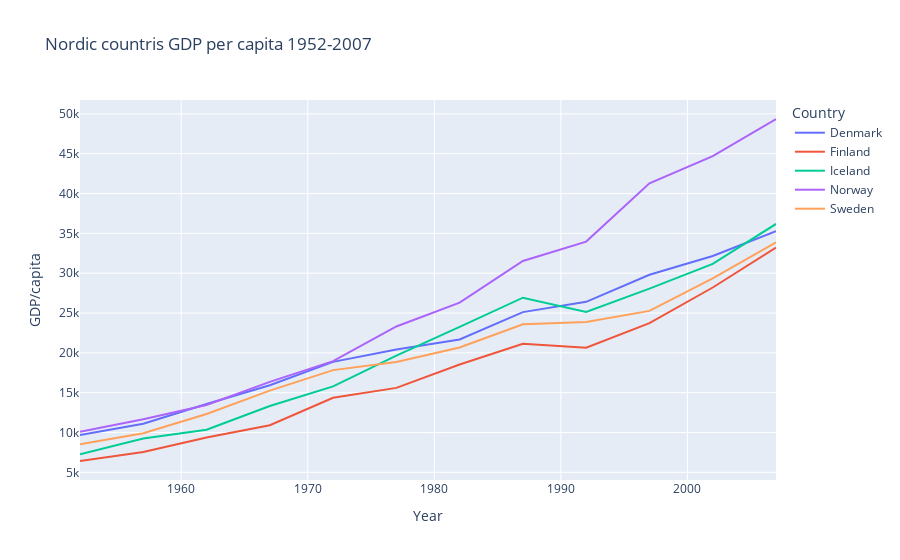

Here is the notebook cell this chart was saved with:
### Markdown cell above
format> shif+alt+F

### Code cell
fig = px.line(nordic, x="year", y="gdpPercap", color="country", title="Nordic countris GDP per capita 1952-2007",
              labels=dict(gdpPercap="GDP/capita", year="Year", country="Country"))
fig.update_layout(hovermode="x")
fig.update_xaxes(showspikes=True,
                 spikedash="solid",
                 spikemode="across",
                 spikecolor="green",
                 spikesnap="cursor"
                 )

### Figure 1 — Plotly figure (JSON) as saved in the notebook; plotly's stock layout.template omitted (floating-point values rounded to 4 significant figures)
{"data": [{"hovertemplate": "Country=Denmark<br>Year=%{x}<br>GDP/capita=%{y}<extra></extra>", "legendgroup": "Denmark", "line": {"color": "#636efa", "dash": "solid"}, "marker": {"symbol": "circle"}, "mode": "lines", "name": "Denmark", "orientation": "v", "showlegend": true, "type": "scatter", "x": [1952, 1957, 1962, 1967, 1972, 1977, 1982, 1987, 1992, 1997, 2002, 2007], "xaxis": "x", "y": [9692.0, 11100.0, 13580.0, 15940.0, 18870.0, 20420.0, 21690.0, 25120.0, 26410.0, 29800.0, 32170.0, 35280.0], "yaxis": "y"}, {"hovertemplate": "Country=Finland<br>Year=%{x}<br>GDP/capita=%{y}<extra></extra>", "legendgroup": "Finland", "line": {"color": "#EF553B", "dash": "solid"}, "marker": {"symbol": "circle"}, "mode": "lines", "name": "Finland", "orientation": "v", "showlegend": true, "type": "scatter", "x": [1952, 1957, 1962, 1967, 1972, 1977, 1982, 1987, 1992, 1997, 2002, 2007], "xaxis": "x", "y": [6425.0, 7545.0, 9372.0, 10920.0, 14360.0, 15610.0, 18530.0, 21140.0, 20650.0, 23720.0, 28200.0, 33210.0], "yaxis": "y"}, {"hovertemplate": "Country=Iceland<br>Year=%{x}<br>GDP/capita=%{y}<extra></extra>", "legendgroup": "Iceland", "line": {"color": "#00cc96", "dash": "solid"}, "marker": {"symbol": "circle"}, "mode": "lines", "name": "Iceland", "orientation": "v", "showlegend": true, "type": "scatter", "x": [1952, 1957, 1962, 1967, 1972, 1977, 1982, 1987, 1992, 1997, 2002, 2007], "xaxis": "x", "y": [7268.0, 9244.0, 10350.0, 13320.0, 15800.0, 19650.0, 23270.0, 26920.0, 25140.0, 28060.0, 31160.0, 36180.0], "yaxis": "y"}, {"hovertemplate": "Country=Norway<br>Year=%{x}<br>GDP/capita=%{y}<extra></extra>", "legendgroup": "Norway", "line": {"color": "#ab63fa", "dash": "solid"}, "marker": {"symbol": "circle"}, "mode": "lines", "name": "Norway", "orientation": "v", "showlegend": true, "type": "scatter", "x": [1952, 1957, 1962, 1967, 1972, 1977, 1982, 1987, 1992, 1997, 2002, 2007], "xaxis": "x", "y": [10100.0, 11650.0, 13450.0, 16360.0, 18970.0, 23310.0, 26300.0, 31540.0, 33970.0, 41280.0, 44680.0, 49360.0], "yaxis": "y"}, {"hovertemplate": "Country=Sweden<br>Year=%{x}<br>GDP/capita=%{y}<extra></extra>", "legendgroup": "Sweden", "line": {"color": "#FFA15A", "dash": "solid"}, "marker": {"symbol": "circle"}, "mode": "lines", "name": "Sweden", "orientation": "v", "showlegend": true, "type": "scatter", "x": [1952, 1957, 1962, 1967, 1972, 1977, 1982, 1987, 1992, 1997, 2002, 2007], "xaxis": "x", "y": [8528.0, 9912.0, 12330.0, 15260.0, 17830.0, 18860.0, 20670.0, 23590.0, 23880.0, 25270.0, 29340.0, 33860.0], "yaxis": "y"}], "layout": {"hovermode": "x", "legend": {"title": {"text": "Country"}, "tracegroupgap": 0}, "title": {"text": "Nordic countris GDP per capita 1952-2007"}, "xaxis": {"anchor": "y", "domain": [0, 1], "showspikes": true, "spikecolor": "green", "spikedash": "solid", "spikemode": "across", "spikesnap": "cursor", "title": {"text": "Year"}}, "yaxis": {"anchor": "x", "domain": [0, 1], "title": {"text": "GDP/capita"}}}}
